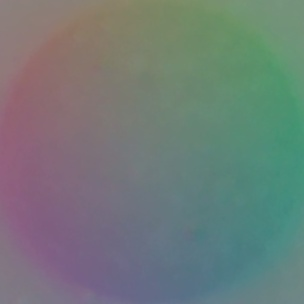
#> input picture testing/raw_img.jpg, 304 x 304 px
$ python plot_inpaint.py   (older library calls are emulated)
#> lines starting #> are read from the running program, lines starting #| are printed output that depends on the picture; after the words box and inside, x2 and y2 are one past the last pixel; in counts of white or black regions, pixels touching at a corner belong together

import cv2
import numpy as np
import matplotlib.pyplot as plt

from skimage import data, color
from skimage.restoration import inpaint

image_orig = cv2.imread("./testing/raw_img.jpg")
#> image_orig is the input picture: shape (304, 304, 3); mean B, G, R 120.3, 123.2, 111.5
image_orig = cv2.cvtColor(image_orig, cv2.COLOR_BGR2RGB)

# Create mask with three defect regions: left, middle, right respectively
mask = np.zeros(image_orig.shape[:-1])

for x in range(0,4):
    for y in range(0,4):
        mask[20*x+20:20*x+30, 20*y+15:20*y+25] = 1

# Defect image over the same region in each color channel
image_defect = image_orig.copy()
for layer in range(image_defect.shape[-1]):
    image_defect[np.where(mask)] = 0
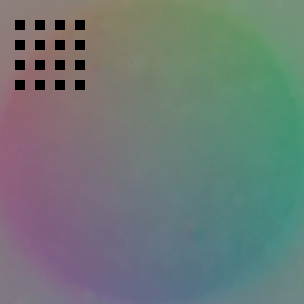
#> image_defect: shape (304, 304, 3); mean R, G, B 109.1, 121.2, 118.4
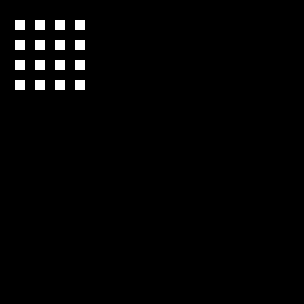
#> mask: shape (304, 304) float64; values 0 (black) and 1 (white), 1.7% white; 16 white regions, largest, box (x1, y1, x2, y2) and area: (15, 20, 25, 30) 100, (35, 20, 45, 30) 100, (55, 20, 65, 30) 100

#> (the run stopped early here; a loop or call above may not have finished)
